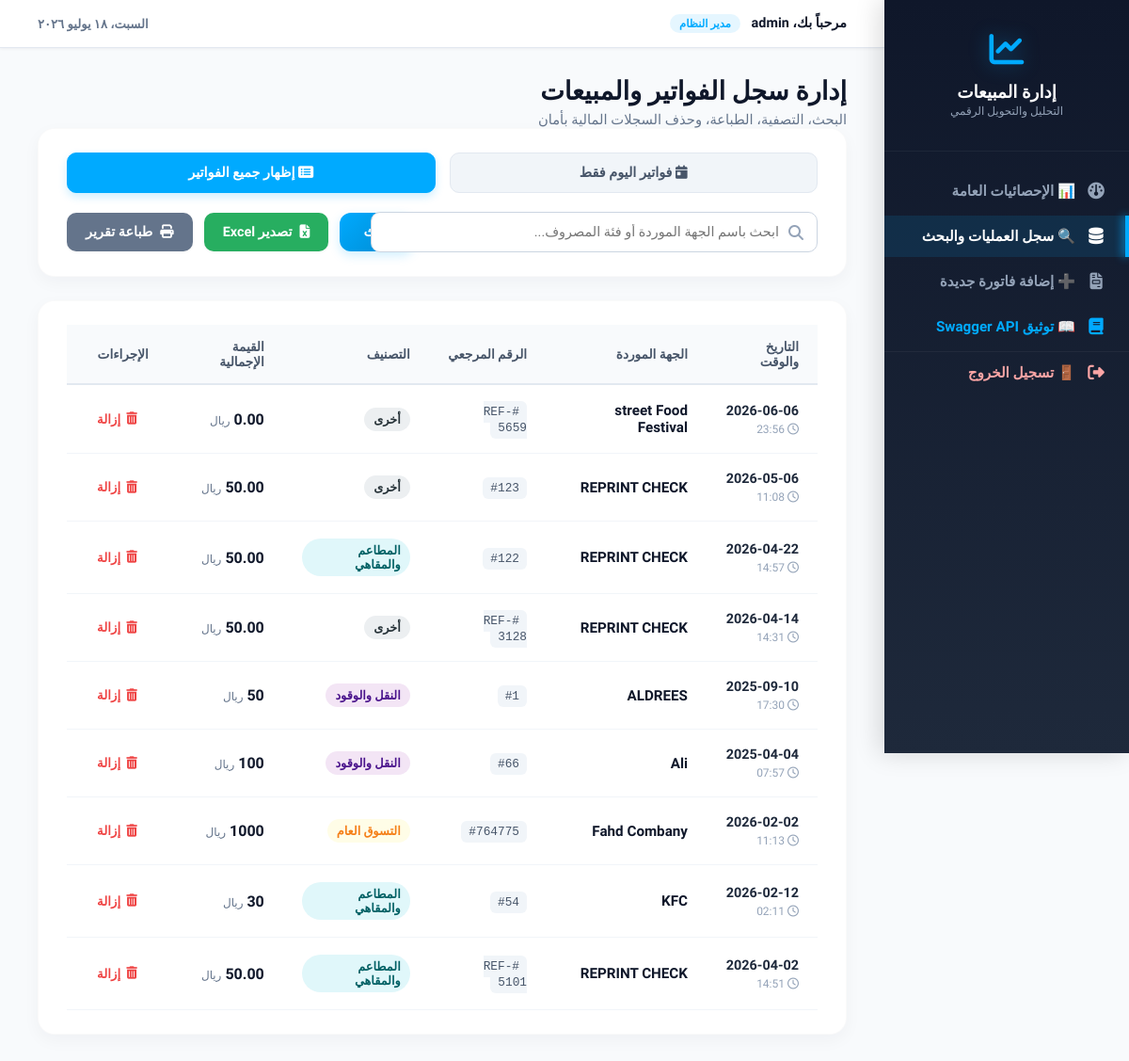
Screenshot of /logs (signed in) with the database file from the repository.
### tables this page shows
CREATE TABLE sales 
                    (id INTEGER PRIMARY KEY AUTOINCREMENT, 
                     vendor TEXT, inv_no TEXT, amount TEXT, 
                     category TEXT, date TEXT, time TEXT);

### app.py (the view)
@app.route('/logs')
def logs_page():
    if not is_logged_in():
        return redirect(url_for('login_page'))
    if get_user_role() != 'admin':
        return redirect(url_for('add_page'))
    search = request.args.get('search', '')
    filter_type = request.args.get('filter', 'all')
    conn = database.get_db_connection()
    query = "SELECT * FROM sales WHERE 1=1"
    params = []
    if search:
        query += " AND (vendor LIKE ? OR category LIKE ?)"
        params.extend([f'%{search}%', f'%{search}%'])
    if filter_type == 'today':
        today_str = datetime.now().strftime("%Y-%m-%d")
        query += " AND date = ?"
        params.append(today_str)
    query += " ORDER BY id DESC"
    data = conn.execute(query, params).fetchall()
    conn.close()
    return render_template('logs.html', sales=data, search_query=search, filter_type=filter_type)

### app.py (called while the page is built)
def is_logged_in():
    return session.get('logged_in') is True

def get_user_role():
    return session.get('role')

### database.py (called while the page is built)
def get_db_connection():
    conn = sqlite3.connect(DB_FILE)
    conn.row_factory = sqlite3.Row
    return conn

### templates/logs.html (shortened to what this page needs)
{% extends "layout.html" %}
{% block content %}
<div class="dashboard-header no-print">
    <h1>إدارة سجل الفواتير والمبيعات</h1>
    <p>البحث، التصفية، الطباعة، وحذف السجلات المالية بأمان</p>
</div>
<div class="panel filter-panel no-print">
    <div style="display: flex; gap: 15px; margin-bottom: 20px;">
        <a href="/logs?filter=today" class="btn-filter {% if filter_type == 'today' %}active{% endif %}" style="flex: 1; text-align: center; text-decoration: none;">
            <i class="fa-solid fa-calendar-day"></i> فواتير اليوم فقط
        </a>
        <a href="/logs?filter=all" class="btn-filter {% if filter_type == 'all' or not filter_type %}active{% endif %}" style="flex: 1; text-align: center; text-decoration: none;">
            <i class="fa-solid fa-rectangle-list"></i> إظهار جميع الفواتير
        </a>
    </div>
    <form action="/logs" method="get" class="search-form">
        <div class="search-input-wrapper">
            <i class="fa-solid fa-magnifying-glass search-icon"></i>
            <input type="text" name="search" placeholder="ابحث باسم الجهة الموردة أو فئة المصروف..." value="{{ search_query }}">
        </div>
        <button type="submit" class="btn btn-primary btn-search-submit">بحث</button>
        <a href="{{ url_for('export_csv') }}" class="btn btn-export" title="تصدير بصيغة Excel (CSV)">
            <i class="fa-solid fa-file-excel"></i> تصدير Excel
        </a>
        <button type="button" onclick="window.print()" class="btn btn-print">
            <i class="fa-solid fa-print"></i> طباعة تقرير
        </button>
    </form>
</div>
<div class="panel table-panel printable">
    <div class="table-responsive">
        <table class="premium-table">
            <thead>
                <tr>
                    <th>التاريخ والوقت</th>
                    <th>الجهة الموردة</th>
                    <th>الرقم المرجعي</th>
                    <th>التصنيف</th>
                    <th>القيمة الإجمالية</th>
                    <th class="no-print">الإجراءات</th>
                </tr>
            </thead>
            <tbody>
                {% for row in sales %}
                <tr id="row-{{ row['id'] }}">
                    <td>
                        <div class="date-col">
                            <span class="table-date">{{ row['date'] }}</span>
                            <span class="table-time"><i class="fa-regular fa-clock"></i> {{ row['time'] }}</span>
                        </div>
                    </td>
                    <td><strong class="vendor-title">{{ row['vendor'] }}</strong></td>
                    <td><span class="invoice-badge">#{{ row['inv_no'] if row['inv_no'] else 'بدون' }}</span></td>
                    <td>
                        <span class="category-badge {{ 'cyan' if row['category'] == 'المطاعم والمقاهي' else 'yellow' if row['category'] == 'التسوق العام' else 'blue' if row['category'] == 'الخدمات والكهرباء' else 'purple' if row['category'] == 'النقل والوقود' else 'gray' }}">
                            {{ row['category'] }}
                        </span>
                    </td>
                    <td><strong class="amount-title">{{ row['amount'] }} <span class="sar">ريال</span></strong></td>
                    <td class="no-print">
                        <button type="button" class="btn-delete-row" onclick="deleteRecord({{ row['id'] }})" title="حذف هذا السجل">
                            <i class="fa-solid fa-trash-can"></i> إزالة
                        </button>
                    </td>
                </tr>
                {% endfor %}
            </tbody>
        </table>
    </div>
</div>
{% endblock %}

### templates/layout.html (shortened to what this page needs)
<!DOCTYPE html>
<html lang="ar" dir="rtl">
<head>
    <link rel="stylesheet" href="https://cdnjs.cloudflare.com/ajax/libs/font-awesome/6.4.0/css/all.min.css">
    <link rel="stylesheet" href="{{ url_for('static', filename='style.css') }}">
</head>
<body>
    <div class="sidebar no-print">
        <div class="sidebar-header">
            <i class="fa-solid fa-chart-line logo-icon"></i>
            <h3>إدارة المبيعات</h3>
            <span class="sub-logo">التحليل والتحويل الرقمي</span>
        </div>
        <ul class="nav-links">
            {% if session.get('role') == 'admin' %}
            <li class="{{ 'active' if request.path == '/' or request.path == '/dashboard' }}">
                <a href="{{ url_for('dashboard') }}">
                    <i class="fa-solid fa-gauge"></i> 📊 الإحصائيات العامة
                </a>
            </li>
            <li class="{{ 'active' if request.path == '/logs' }}">
                <a href="{{ url_for('logs_page') }}">
                    <i class="fa-solid fa-database"></i> 🔍 سجل العمليات والبحث
                </a>
            </li>
            {% endif %}
            <li class="{{ 'active' if request.path == '/add' }}">
                <a href="{{ url_for('add_page') }}">
                    <i class="fa-solid fa-file-invoice"></i> ➕ إضافة فاتورة جديدة
                </a>
            </li>
            <li>
                <a href="/api/docs" target="_blank" style="color: #00aaff;">
                    <i class="fa-solid fa-book"></i> 📖 توثيق Swagger API
                </a>
            </li>
            <li class="logout-link">
                <a href="{{ url_for('logout') }}">
                    <i class="fa-solid fa-right-from-bracket"></i> 🚪 تسجيل الخروج
                </a>
            </li>
        </ul>
    </div>
    <div class="main-content">
        <div class="top-navbar no-print">
            <div class="welcome-text">
                مرحباً بك، <strong class="username-display">{{ session.get('username') }}</strong>
                <span class="role-badge {{ session.get('role') }}">
                    {{ 'مدير النظام' if session.get('role') == 'admin' else 'مدخل بيانات' }}
                </span>
            </div>
            <div class="date-display" id="currentDate"></div>
        </div>
        <div class="content-wrapper">
            {% block content %}{% endblock %}
        </div>
    </div>
</body>
</html>

### templates/logs.html (style rules this page uses)
.filter-panel { margin-bottom: 25px; }
.btn-filter { display: block; padding: 12px; background: #f1f5f9; color: #475569; border-radius: 10px; font-weight: 600; font-size: 0.9rem; transition: 0.3s; border: 1px solid #e2e8f0; }
.btn-filter.active { background: #00aaff; color: white; border-color: #00aaff; box-shadow: 0 4px 10px rgba(0, 170, 255, 0.2); }
.search-form { display: flex; gap: 12px; align-items: center; }
.search-input-wrapper { position: relative; flex: 1; }
.search-input-wrapper input { width: 100%; padding: 12px 40px 12px 15px; border: 1px solid #cbd5e1; border-radius: 10px; font-family: 'Cairo', sans-serif; font-size: 0.9rem; outline: none; transition: 0.2s; }
.search-icon { position: absolute; right: 15px; top: 50%; transform: translateY(-50%); color: #94a3b8; }
.btn-search-submit { padding: 12px 25px; width: auto !important; font-family: 'Cairo', sans-serif; font-weight: 600; font-size: 0.9rem; }
.btn-export { background: #27ae60; color: white; text-decoration: none; padding: 12px 20px; border-radius: 10px; font-weight: 600; font-size: 0.9rem; display: flex; align-items: center; gap: 8px; transition: 0.3s; border: none; cursor: pointer; }
.btn-print { background: #64748b; color: white; padding: 12px 20px; border-radius: 10px; font-weight: 600; font-size: 0.9rem; display: flex; align-items: center; gap: 8px; transition: 0.3s; border: none; cursor: pointer; font-family: 'Cairo', sans-serif; }
.premium-table { width: 100%; border-collapse: collapse; text-align: right; }
.premium-table th { background: #f8fafc; padding: 15px 20px; color: #475569; font-weight: 700; font-size: 0.85rem; border-bottom: 2px solid #e2e8f0; }
.premium-table td { padding: 18px 20px; border-bottom: 1px solid #f1f5f9; color: #1e293b; font-size: 0.9rem; vertical-align: middle; }
.premium-table tbody tr { transition: 0.2s; }
.date-col { display: flex; flex-direction: column; gap: 4px; }
.table-date { color: #1e293b; font-weight: 600; }
.table-time { font-size: 0.75rem; color: #94a3b8; }
.vendor-title { color: #0f172a; font-size: 0.95rem; }
.amount-title { color: #0f172a; font-size: 1rem; }
.sar { font-size: 0.75rem; font-weight: 400; color: #64748b; }
.invoice-badge { background: #f1f5f9; padding: 4px 8px; border-radius: 6px; font-size: 0.8rem; color: #475569; font-family: monospace; }
.category-badge { padding: 5px 10px; border-radius: 20px; font-size: 0.8rem; font-weight: 600; display: inline-block; }
.category-badge.cyan { background: #e0f7fa; color: #006064; }
.category-badge.yellow { background: #fffde7; color: #f57f17; }
.category-badge.purple { background: #f3e5f5; color: #4a148c; }
.category-badge.gray { background: #eceff1; color: #263238; }
.btn-delete-row { background: none; border: none; color: #ef4444; font-family: 'Cairo', sans-serif; font-weight: 700; cursor: pointer; display: flex; align-items: center; gap: 6px; padding: 6px 12px; border-radius: 6px; transition: 0.2s; }

### rows the page displays
sales: date "2026-06-06", time "23:56", vendor "street Food Festival", inv_no "REF-5659", category "أخرى"
sales: date "2026-05-06", time "11:08", vendor "REPRINT CHECK", inv_no "123", category "أخرى"
sales: date "2026-04-22", time "14:57", vendor "REPRINT CHECK", inv_no "122", category "المطاعم والمقاهي"
sales: date "2026-04-14", time "14:31", vendor "REPRINT CHECK", inv_no "REF-3128", category "أخرى"
sales: date "2025-09-10", time "17:30", vendor "ALDREES", inv_no "1", category "النقل والوقود"
sales: date "2025-04-04", time "07:57", vendor "Ali", inv_no "66", category "النقل والوقود"
sales: date "2026-02-02", time "11:13", vendor "Fahd Combany", inv_no "764775", category "التسوق العام"
sales: date "2026-02-12", time "02:11", vendor "KFC", inv_no "54", category "المطاعم والمقاهي"
sales: date "2026-04-02", time "14:51", vendor "REPRINT CHECK", inv_no "REF-5101", category "المطاعم والمقاهي"

### other values shown
{{ session.get('username') }} "admin"
{{ 'مدير النظام' if session.get('role') == 'admin' else 'مدخل بيانات' }} "مدير النظام"
